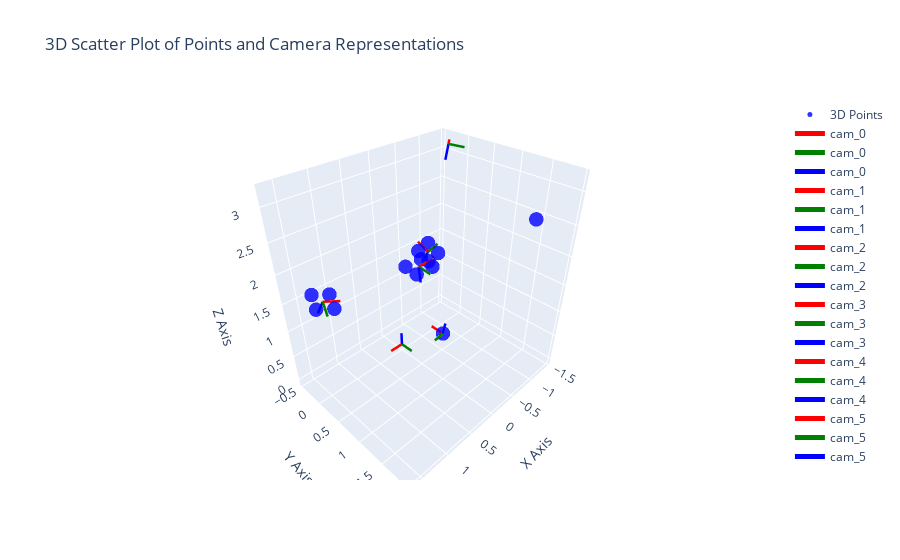

Write notebook code for a chart like this one.
### Code cell
origin_cam_ext = np.eye(4)

# Define a list of extrinsic matrices (4x4)
extrinsic_matrices = [
    origin_cam_ext,
    invv(new_cam_pos),
    new_m11_pos
]
wpts = np.zeros((0,3))
for (m, trans) in img_markers.values():
    wpts = np.vstack((wpts, m))
    _r = trans[:3,:3]
    _r = _r.T
    _t =  -_r@trans[:3,3]
    _E = np.eye(4)
    _E[:3,:3] = _r
    _E[:3,3] = _t
    extrinsic_matrices.append(_E)

wpts = np.vstack((wpts, pc))
wpts = np.vstack((wpts, p))

# Call the function to plot the points and camera representations
plot_3d_points_and_camera_centers(wpts.T, extrinsic_matrices)

### Figure 1 — Plotly figure (JSON) as saved in the notebook; plotly's stock layout.template omitted (floating-point values rounded to 4 significant figures)
{"data": [{"marker": {"color": "blue", "opacity": 0.8, "size": 5}, "mode": "markers", "name": "3D Points", "type": "scatter3d", "x": [-1.048, -1.012, -0.7685, -0.8046, 1.637, 1.408, 1.32, 1.55, 0.6414, 0.3947, 0.3587, 0.6054, -0.7395, -0.5263], "y": [-0.1597, -0.3697, -0.3633, -0.1532, 0.2292, 0.2935, 0.07237, 0.007994, 1.083, 1.118, 0.8711, 0.8362, 0.2846, 1.963], "z": [1.349, 1.48, 1.423, 1.292, 1.786, 1.711, 1.788, 1.863, 2.267, 2.287, 2.274, 2.254, -0.02684, 2.928]}, {"line": {"color": "red", "width": 5}, "mode": "lines", "name": "cam_0", "type": "scatter3d", "x": [0, 0.25], "y": [0, 0], "z": [0, 0]}, {"line": {"color": "green", "width": 5}, "mode": "lines", "name": "cam_0", "type": "scatter3d", "x": [0, 0], "y": [0, 0.25], "z": [0, 0]}, {"line": {"color": "blue", "width": 5}, "mode": "lines", "name": "cam_0", "type": "scatter3d", "x": [0, 0], "y": [0, 0], "z": [0, 0.25]}, {"line": {"color": "red", "width": 5}, "mode": "lines", "name": "cam_1", "type": "scatter3d", "x": [-0.7395, -0.6993], "y": [0.2846, 0.04247], "z": [-0.02684, 0.02037]}, {"line": {"color": "green", "width": 5}, "mode": "lines", "name": "cam_1", "type": "scatter3d", "x": [-0.7395, -0.4933], "y": [0.2846, 0.327], "z": [-0.02684, -0.01952]}, {"line": {"color": "blue", "width": 5}, "mode": "lines", "name": "cam_1", "type": "scatter3d", "x": [-0.7395, -0.7546], "y": [0.2846, 0.33], "z": [-0.02684, 0.2186]}, {"line": {"color": "red", "width": 5}, "mode": "lines", "name": "cam_2", "type": "scatter3d", "x": [-1.248, -1.439], "y": [-0.1566, -0.3169], "z": [3.198, 3.19]}, {"line": {"color": "green", "width": 5}, "mode": "lines", "name": "cam_2", "type": "scatter3d", "x": [-1.248, -1.404], "y": [-0.1566, 0.03322], "z": [3.198, 3.155]}, {"line": {"color": "blue", "width": 5}, "mode": "lines", "name": "cam_2", "type": "scatter3d", "x": [-1.248, -1.213], "y": [-0.1566, -0.1845], "z": [3.198, 2.952]}, {"line": {"color": "red", "width": 5}, "mode": "lines", "name": "cam_3", "type": "scatter3d", "x": [-0.9082, -0.8721], "y": [-0.2615, -0.4715], "z": [1.386, 1.516]}, {"line": {"color": "green", "width": 5}, "mode": "lines", "name": "cam_3", "type": "scatter3d", "x": [-0.9082, -1.152], "y": [-0.2615, -0.2679], "z": [1.386, 1.443]}, {"line": {"color": "blue", "width": 5}, "mode": "lines", "name": "cam_3", "type": "scatter3d", "x": [-0.9082, -0.9527], "y": [-0.2615, -0.3969], "z": [1.386, 1.18]}, {"line": {"color": "red", "width": 5}, "mode": "lines", "name": "cam_4", "type": "scatter3d", "x": [1.479, 1.249], "y": [0.1508, 0.2151], "z": [1.787, 1.712]}, {"line": {"color": "green", "width": 5}, "mode": "lines", "name": "cam_4", "type": "scatter3d", "x": [1.479, 1.566], "y": [0.1508, 0.3719], "z": [1.787, 1.71]}, {"line": {"color": "blue", "width": 5}, "mode": "lines", "name": "cam_4", "type": "scatter3d", "x": [1.479, 1.525], "y": [0.1508, 0.05361], "z": [1.787, 1.561]}, {"line": {"color": "red", "width": 5}, "mode": "lines", "name": "cam_5", "type": "scatter3d", "x": [0.5001, 0.2533], "y": [0.9772, 1.012], "z": [2.271, 2.291]}, {"line": {"color": "green", "width": 5}, "mode": "lines", "name": "cam_5", "type": "scatter3d", "x": [0.5001, 0.5361], "y": [0.9772, 1.224], "z": [2.271, 2.284]}, {"line": {"color": "blue", "width": 5}, "mode": "lines", "name": "cam_5", "type": "scatter3d", "x": [0.5001, 0.4821], "y": [0.9772, 0.9927], "z": [2.271, 2.022]}], "layout": {"scene": {"xaxis": {"title": {"text": "X Axis"}}, "yaxis": {"title": {"text": "Y Axis"}}, "zaxis": {"title": {"text": "Z Axis"}}}, "title": {"text": "3D Scatter Plot of Points and Camera Representations"}}}
